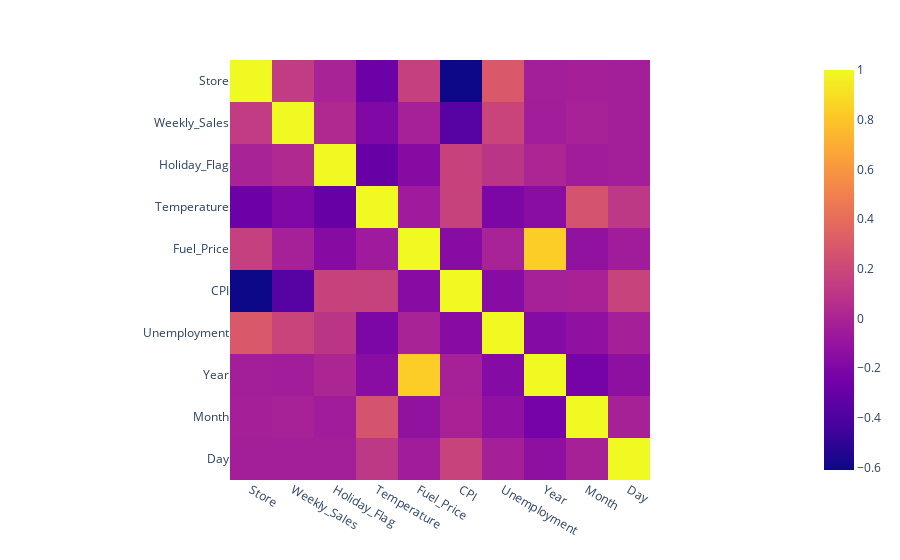

The notebook cell this image was saved under:
### Code cell
# grahique de corrélation
corr = df.corr()
fig = px.imshow(corr)
fig.show()

### Figure 1 — Plotly figure (JSON) as saved in the notebook; plotly's stock layout.template omitted (floating-point values rounded to 4 significant figures)
{"data": [{"coloraxis": "coloraxis", "hovertemplate": "x: %{x}<br>y: %{y}<br>color: %{z}<extra></extra>", "name": "0", "type": "heatmap", "x": ["Store", "Weekly_Sales", "Holiday_Flag", "Temperature", "Fuel_Price", "CPI", "Unemployment", "Year", "Month", "Day"], "xaxis": "x", "y": ["Store", "Weekly_Sales", "Holiday_Flag", "Temperature", "Fuel_Price", "CPI", "Unemployment", "Year", "Month", "Day"], "yaxis": "y", "z": [[1, 0.1306, -0.006015, -0.2828, 0.1574, -0.6106, 0.2894, -0.03455, -0.0257, -0.03671], [0.1306, 1, 0.03063, -0.1924, -0.02194, -0.3606, 0.1755, -0.04032, -0.01299, -0.03644], [-0.006015, 0.03063, 1, -0.2969, -0.1682, 0.1691, 0.09482, 0.007933, -0.04546, -0.03454], [-0.2828, -0.1924, -0.2969, 1, -0.05835, 0.1666, -0.2051, -0.1557, 0.2591, 0.1141], [0.1574, -0.02194, -0.1682, -0.05835, 1, -0.1611, -0.006823, 0.834, -0.115, -0.04533], [-0.6106, -0.3606, 0.1691, 0.1666, -0.1611, 1, -0.1645, -0.02159, -0.009631, 0.1746], [0.2894, 0.1755, 0.09482, -0.2051, -0.006823, -0.1645, 1, -0.1744, -0.1245, -0.03078], [-0.03455, -0.04032, 0.007933, -0.1557, 0.834, -0.02159, -0.1744, 1, -0.2348, -0.1342], [-0.0257, -0.01299, -0.04546, 0.2591, -0.115, -0.009631, -0.1245, -0.2348, 1, -0.01549], [-0.03671, -0.03644, -0.03454, 0.1141, -0.04533, 0.1746, -0.03078, -0.1342, -0.01549, 1]]}], "layout": {"coloraxis": {"colorscale": [[0, "#0d0887"], [0.1111, "#46039f"], [0.2222, "#7201a8"], [0.3333, "#9c179e"], [0.4444, "#bd3786"], [0.5556, "#d8576b"], [0.6667, "#ed7953"], [0.7778, "#fb9f3a"], [0.8889, "#fdca26"], [1, "#f0f921"]]}, "margin": {"t": 60}, "xaxis": {"anchor": "y", "constrain": "domain", "domain": [0, 1], "scaleanchor": "y"}, "yaxis": {"anchor": "x", "autorange": "reversed", "constrain": "domain", "domain": [0, 1]}}}
